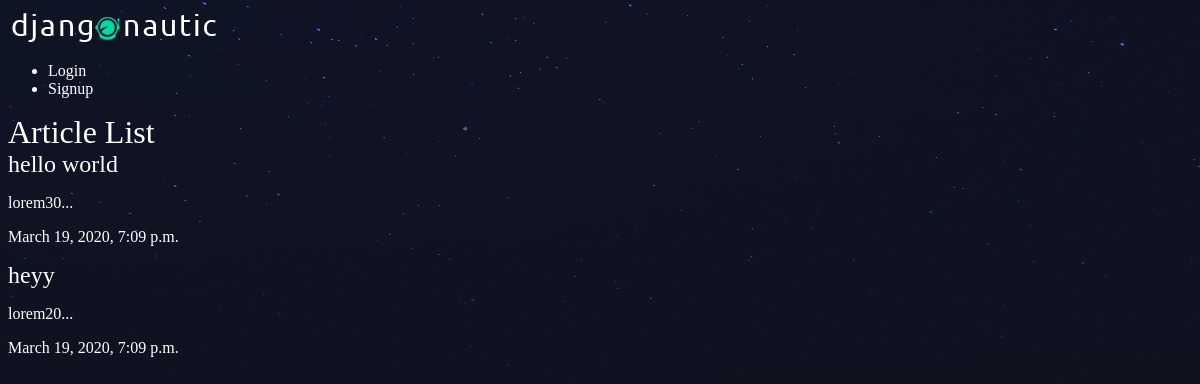
/articles/, run on an earlier commit of the app's database.
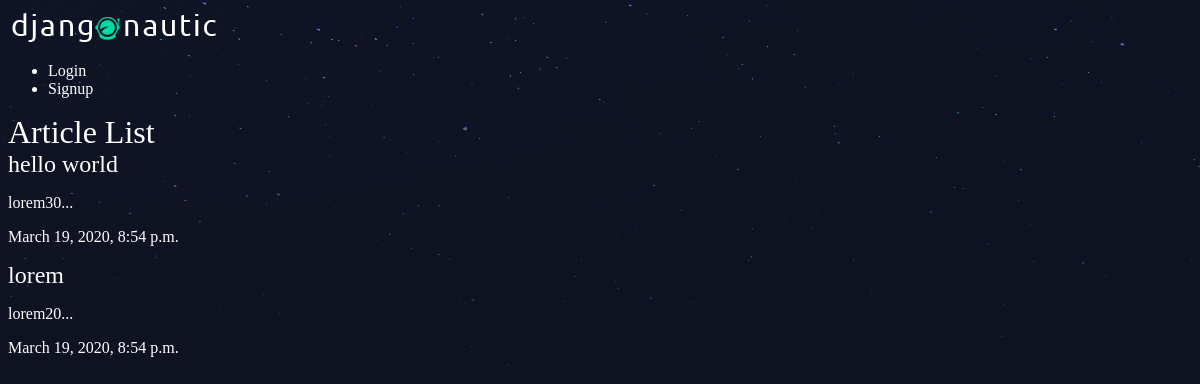
And on a later commit of the database.
### articles/models.py (models this page shows, shortened)
class Article(models.Model):
    title = models.CharField(max_length=100)
    slug = models.SlugField()
    body = models.TextField()
    date = models.DateTimeField(auto_now=True)
    thumb = models.ImageField(default='default.png', blank=True)
    author = models.ForeignKey(User, on_delete=models.CASCADE, default=None)
    def snippet(self):
        return self.body[:50] + '...'

### articles/views.py (the view)
def article_list(request):
    articles = Article.objects.all().order_by('date')
    return render(request, 'articles/article_list.html', {'articles': articles})

### articles/templates/articles/article_list.html
{% extends 'base_layout.html' %}
{% block content %}
<h1>Article List</h1>
<div class="articles">
    {% for article in articles  %}
    <div class="article">
        <h2> <a href="{% url 'articles:detail' slug=article.slug %}"> {{ article.title}} </a></h2>
        <p> {{article.snippet}} </p>
        <p> {{article.date}} </p>
    </div>
    {% endfor  %}
</div>
{% endblock %}

### templates/base_layout.html (shortened to what this page needs)
{% load static %}
<html lang="en">
<head>
    <link rel="stylesheet" href="{% static 'styles.css' %}">
</head>
<body>
    <div class="wrapper">
        <h1><a href="{% url 'home' %}"> <img src="{% static 'logo.png' %}"></a></h1>
        <nav>
            <ul>
                {% if user.is_authenticated %}
                <li>
                    <form class="logout-link" action="{% url 'accounts:logout' %}" method="post">
                        {% csrf_token %}
                        <button type="submit">Logout</button>
                    </form>
                </li>
                <li><a href="{% url 'articles:create' %}" class="highlight">Create New Article</a></li>
                {% else %}
                <li><a href="{% url 'accounts:login' %}">Login</a></li>
                <li><a href="{% url 'accounts:signup' %}">Signup</a></li>
                {% endif %}
            </ul>
        </nav>
        {% block content %}
        {% endblock %}
    </div>
</body>
</html>

### assets/styles.css (style rules this page uses)
body { background-color: #0f121f; background-image: url(stars.png); background-repeat-y: no-repeat; color: #fff; }
body * { font-family: Ubuntu; }
h1, h2, h3, h4, h5 { font-weight: normal; margin: 0; }
a, a:hover, a:visited { color: #fff; text-decoration: none; }

What changed in the data, as far as the page shows it:
changed Article "hello world": date "March 19, 2020, 7:09 p.m." → "March 19, 2020, 8:54 p.m."
changed Article "lorem20...": title "heyy" → "lorem"; date "March 19, 2020, 7:09 p.m." → "March 19, 2020, 8:54 p.m."
